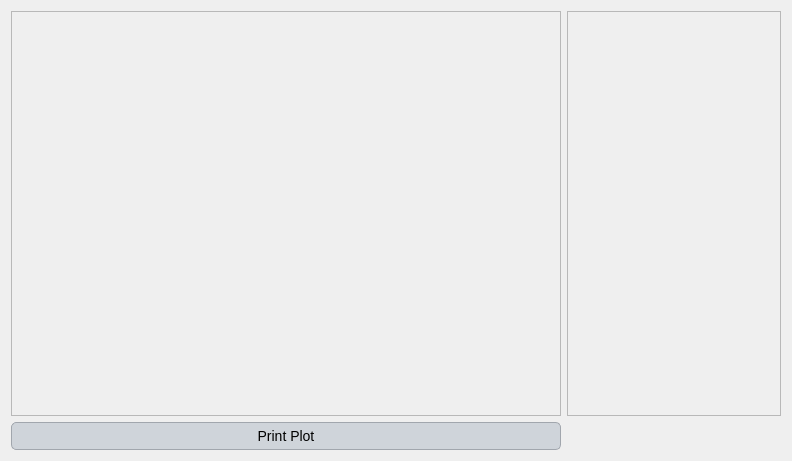
<?xml version="1.0" encoding="UTF-8"?>
<ui version="4.0">
 <class>Dialog</class>
 <widget class="QDialog" name="Dialog">
  <property name="geometry">
   <rect>
    <x>0</x>
    <y>0</y>
    <width>792</width>
    <height>461</height>
   </rect>
  </property>
  <property name="windowTitle">
   <string>Dialog</string>
  </property>
  <property name="styleSheet">
   <string notr="true">QLabel {
    font-family: 'Georgia'; /* Cambiar la fuente a Georgia */
    font-size: 16px; /* Cambiar el tamaño de la fuente */
    color: #000000; /* Color del texto (blanco) */
}

QLineEdit {
    font-family: 'Georgia'; /* Cambiar la fuente a Georgia */
    font-size: 14px; /* Cambiar el tamaño de la fuente */
    color: #000000; /* Color del texto (blanco) */
    background-color: #f0f0f0; /* Color de fondo del QLineEdit */
    border: 1px solid #000000; /* Borde blanco */
}

QComboBox {
    font-family: 'Georgia'; /* Cambiar la fuente a Georgia */
    font-size: 14px; /* Cambiar el tamaño de la fuente */
    color: #000000; /* Color del texto (blanco) */
    background-color: #cfd4da; /* Fondo oscuro del ComboBox */
}

QRadioButton {
    font-family: 'Georgia'; /* Cambiar la fuente a Georgia */
    font-size: 14px; /* Cambiar el tamaño de la fuente */
    color: #000000; /* Color del texto (blanco) */
}

QCheckBox {
    font-family: 'Georgia'; /* Cambiar la fuente a Georgia */
    font-size: 14px; /* Cambiar el tamaño de la fuente */
    color: #000000; /* Color del texto (blanco) */
}

/* Cambiar la fuente y estilo de los QPushButton */
QPushButton {
    font-family: 'Georgia'; /* Cambiar la fuente */
    font-size: 14px; /* Cambiar el tamaño de la fuente */
    color: #000000; /* Color del texto negro */
    background-color: #cfd4da; /* Fondo gris claro */
    border: 1px solid #a1a6ad; /* Borde gris medio */
    border-radius: 5px; /* Bordes redondeados */
    padding: 5px; /* Espaciado interno */
}

/* Estilo cuando el ratón pasa sobre el botón */
QPushButton:hover {
    color: #000000; /* Mantener el texto negro */
    background-color: #b7bcc3; /* Fondo gris un poco más oscuro al pasar el mouse */
}

/* Estilo cuando el botón está presionado */
QPushButton:pressed {
    background-color: #a6acb3; /* Fondo ligeramente más oscuro al presionar */
    color: #000000; /* Mantener el texto negro cuando se presiona */
}



/* Estilo general para QTableWidget y QTableView */
QTableWidget, QTableView {
    font-family: 'Georgia'; /* Cambiar la fuente a Georgia */
    font-size: 14px; /* Tamaño de la fuente */
    color: #000000; /* Color del texto negro */
    background-color: #e6e9ed; /* Fondo gris claro para la tabla */
    gridline-color: #a1a6ad; /* Color de las líneas de la tabla (gris medio) */
    selection-background-color: #b7bcc3; /* Color de fondo cuando se selecciona una celda (gris suave) */
    selection-color: #000000; /* Color del texto cuando la celda está seleccionada (negro) */
}

/* Estilo para el encabezado horizontal de la tabla */
QHeaderView::section {
    font-family: 'Georgia'; /* Cambiar la fuente a Georgia */
    font-size: 14px; /* Tamaño de la fuente */
    color: #000000; /* Color del texto negro */
    background-color: #cfd4da; /* Fondo gris claro del encabezado */
    border: 1px solid #a1a6ad; /* Borde gris medio entre las secciones */
    padding: 4px; /* Espaciado interno en el encabezado */
}

/* Estilo para las celdas de la tabla al pasar el mouse */
QTableWidget::item:hover, QTableView::item:hover {
    background-color: #b7bcc3; /* Fondo gris suave al pasar el mouse */
    color: #000000; /* Mantener el texto negro */
}

/* Estilo para las celdas cuando están seleccionadas */
QTableWidget::item:selected, QTableView::item:selected {
    background-color: #a6acb3; /* Fondo gris intermedio cuando está seleccionado */
    color: #000000; /* Texto negro cuando está seleccionado */
}

/* Ajustar el tamaño de las celdas */
QTableWidget::item, QTableView::item {
    padding: 4px; /* Espaciado interno de las celdas */
}

/* Estilo para el borde inferior de la tabla */
QTableCornerButton::section {
    background-color: #cfd4da; /* Fondo del botón de esquina */
    border: 1px solid #a1a6ad; /* Borde gris medio del botón de esquina */
}</string>
  </property>
  <layout class="QGridLayout" name="gridLayout">
   <item row="0" column="0">
    <widget class="QFrame" name="frame">
     <property name="minimumSize">
      <size>
       <width>550</width>
       <height>0</height>
      </size>
     </property>
     <property name="frameShape">
      <enum>QFrame::StyledPanel</enum>
     </property>
     <property name="frameShadow">
      <enum>QFrame::Raised</enum>
     </property>
    </widget>
   </item>
   <item row="0" column="1">
    <widget class="QFrame" name="frame_2">
     <property name="styleSheet">
      <string notr="true">QLabel {
    font-family: 'Georgia'; /* Cambiar la fuente a Georgia */
    font-size: 16px; /* Cambiar el tamaño de la fuente */
    color: #000000; /* Color del texto (blanco) */
}

QLineEdit {
    font-family: 'Georgia'; /* Cambiar la fuente a Georgia */
    font-size: 14px; /* Cambiar el tamaño de la fuente */
    color: #000000; /* Color del texto (blanco) */
    background-color: #f0f0f0; /* Color de fondo del QLineEdit */
    border: 1px solid #000000; /* Borde blanco */
}

QComboBox {
    font-family: 'Georgia'; /* Cambiar la fuente a Georgia */
    font-size: 14px; /* Cambiar el tamaño de la fuente */
    color: #000000; /* Color del texto (blanco) */
    background-color: #cfd4da; /* Fondo oscuro del ComboBox */
}

QRadioButton {
    font-family: 'Georgia'; /* Cambiar la fuente a Georgia */
    font-size: 14px; /* Cambiar el tamaño de la fuente */
    color: #000000; /* Color del texto (blanco) */
}

QCheckBox {
    font-family: 'Georgia'; /* Cambiar la fuente a Georgia */
    font-size: 14px; /* Cambiar el tamaño de la fuente */
    color: #000000; /* Color del texto (blanco) */
}

/* Cambiar la fuente y estilo de los QPushButton */
QPushButton {
    font-family: 'Georgia'; /* Cambiar la fuente */
    font-size: 14px; /* Cambiar el tamaño de la fuente */
    color: #000000; /* Color del texto negro */
    background-color: #cfd4da; /* Fondo gris claro */
    border: 1px solid #a1a6ad; /* Borde gris medio */
    border-radius: 5px; /* Bordes redondeados */
    padding: 5px; /* Espaciado interno */
}

/* Estilo cuando el ratón pasa sobre el botón */
QPushButton:hover {
    color: #000000; /* Mantener el texto negro */
    background-color: #b7bcc3; /* Fondo gris un poco más oscuro al pasar el mouse */
}

/* Estilo cuando el botón está presionado */
QPushButton:pressed {
    background-color: #a6acb3; /* Fondo ligeramente más oscuro al presionar */
    color: #000000; /* Mantener el texto negro cuando se presiona */
}



/* Estilo general para QTableWidget y QTableView */
QTableWidget, QTableView {
    font-family: 'Georgia'; /* Cambiar la fuente a Georgia */
    font-size: 14px; /* Tamaño de la fuente */
    color: #000000; /* Color del texto negro */
    background-color: #e6e9ed; /* Fondo gris claro para la tabla */
    gridline-color: #a1a6ad; /* Color de las líneas de la tabla (gris medio) */
    selection-background-color: #b7bcc3; /* Color de fondo cuando se selecciona una celda (gris suave) */
    selection-color: #000000; /* Color del texto cuando la celda está seleccionada (negro) */
}

/* Estilo para el encabezado horizontal de la tabla */
QHeaderView::section {
    font-family: 'Georgia'; /* Cambiar la fuente a Georgia */
    font-size: 14px; /* Tamaño de la fuente */
    color: #000000; /* Color del texto negro */
    background-color: #cfd4da; /* Fondo gris claro del encabezado */
    border: 1px solid #a1a6ad; /* Borde gris medio entre las secciones */
    padding: 4px; /* Espaciado interno en el encabezado */
}

/* Estilo para las celdas de la tabla al pasar el mouse */
QTableWidget::item:hover, QTableView::item:hover {
    background-color: #b7bcc3; /* Fondo gris suave al pasar el mouse */
    color: #000000; /* Mantener el texto negro */
}

/* Estilo para las celdas cuando están seleccionadas */
QTableWidget::item:selected, QTableView::item:selected {
    background-color: #a6acb3; /* Fondo gris intermedio cuando está seleccionado */
    color: #000000; /* Texto negro cuando está seleccionado */
}

/* Ajustar el tamaño de las celdas */
QTableWidget::item, QTableView::item {
    padding: 4px; /* Espaciado interno de las celdas */
}

/* Estilo para el borde inferior de la tabla */
QTableCornerButton::section {
    background-color: #cfd4da; /* Fondo del botón de esquina */
    border: 1px solid #a1a6ad; /* Borde gris medio del botón de esquina */
}</string>
     </property>
     <property name="frameShape">
      <enum>QFrame::StyledPanel</enum>
     </property>
     <property name="frameShadow">
      <enum>QFrame::Raised</enum>
     </property>
     <layout class="QGridLayout" name="gridLayout_2"/>
    </widget>
   </item>
   <item row="1" column="0">
    <widget class="QPushButton" name="print_graph">
     <property name="text">
      <string>Print Plot</string>
     </property>
    </widget>
   </item>
  </layout>
 </widget>
 <resources/>
 <connections/>
</ui>
